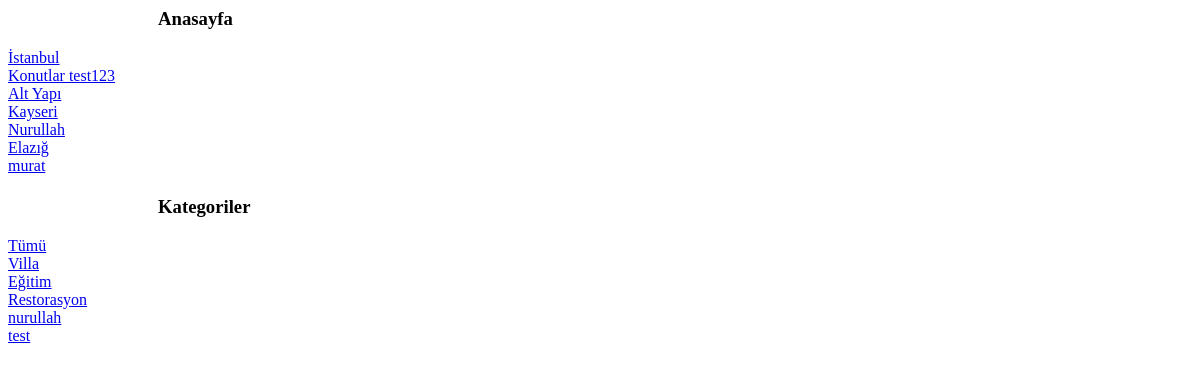
Before: / with the older database file.
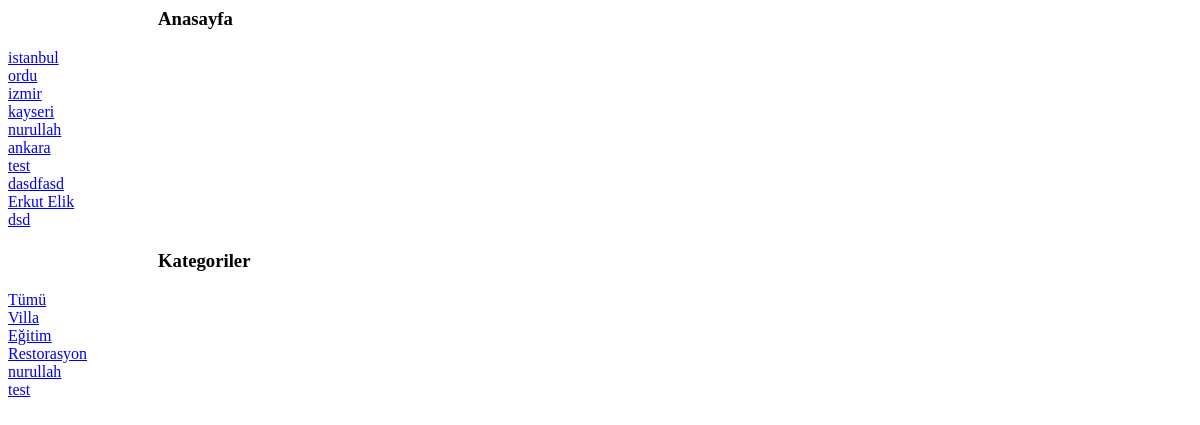
After: the same page with the newer database file.
### sayfalar/models.py (models this page shows, shortened)
class project(models.Model):
    title=models.CharField(max_length=50)
    text=models.TextField()
    img=models.CharField(max_length=50,blank=False)
    date=models.DateField(auto_now=True)
    isActive=models.BooleanField()
    slug=models.SlugField(default="",null=False,unique=True,db_index=True,blank=True)
    category=models.ForeignKey(categories,default=1, on_delete=models.CASCADE,related_name="evler")

class categories(models.Model):
    name=models.CharField(max_length=40)
    slug=models.SlugField(default="",null=False,unique=True,db_index=True,max_length=50)

### sayfalar/views.py (the view)
# urls.py: path('', views.anasayfa),
def anasayfa(request):
    project_ = project.objects.filter(isActive=True)
    kategoriler = categories.objects.all()
    return render(request,'pages/anasayfa.html',{'project':project_,'kategoriler':kategoriler})

### sayfalar/templates/pages/anasayfa.html (shortened to what this page needs)
{% block title %}
<h3 style="margin-left: 150px;">Anasayfa</h3>
{% for project_ in project %}
    <a href="/project/{{project_.slug}}">{{project_.title}}</a>
{% endfor %}
{% endblock title %}
{% include "pages/categories.html" %}

### sayfalar/templates/pages/categories.html
{% extends "layout.html" %}
{% block title %}
<h3 style="margin-left: 150px;">Kategoriler</h3>
{% for kategori in kategoriler %}
    <a href="/project/kategori/{{ kategori.slug }}">{{ kategori.name }}</a>
    <br>
{% endfor %}
{% endblock title %}

### templates/layout.html
<h1 style="margin-left: 100px;">
    {% block title %}{% endblock title %}
</h1>

Changed rows visible on the page:
changed project: title "İstanbul" → "istanbul"
changed project: title "Konutlar test123" → "ordu"
changed project: title "Alt Yapı" → "izmir"
changed project: title "Kayseri" → "kayseri"
changed project: title "Nurullah" → "nurullah"
changed project: title "Elazığ" → "ankara"
changed project: title "murat" → "test"
added project: title "dasdfasd"
added project: title "Erkut Elik"
added project: title "dsd"
